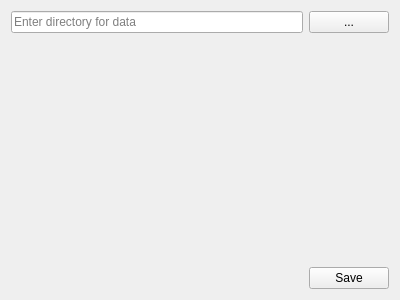
<?xml version="1.0" encoding="UTF-8"?>
<ui version="4.0">
 <class>SettingsFrame</class>
 <widget class="QFrame" name="SettingsFrame">
  <property name="geometry">
   <rect>
    <x>0</x>
    <y>0</y>
    <width>400</width>
    <height>300</height>
   </rect>
  </property>
  <property name="windowTitle">
   <string>Frame</string>
  </property>
  <layout class="QVBoxLayout" name="verticalLayout">
   <item>
    <layout class="QHBoxLayout" name="horizontalLayout">
     <item>
      <widget class="QLineEdit" name="directoryLineEdit">
       <property name="placeholderText">
        <string>Enter directory for data</string>
       </property>
      </widget>
     </item>
     <item>
      <widget class="QPushButton" name="directoryButton">
       <property name="text">
        <string>...</string>
       </property>
      </widget>
     </item>
    </layout>
   </item>
   <item>
    <spacer name="verticalSpacer">
     <property name="orientation">
      <enum>Qt::Orientation::Vertical</enum>
     </property>
     <property name="sizeHint" stdset="0">
      <size>
       <width>20</width>
       <height>213</height>
      </size>
     </property>
    </spacer>
   </item>
   <item>
    <layout class="QHBoxLayout" name="horizontalLayout_2">
     <item>
      <spacer name="horizontalSpacer">
       <property name="orientation">
        <enum>Qt::Orientation::Horizontal</enum>
       </property>
       <property name="sizeHint" stdset="0">
        <size>
         <width>40</width>
         <height>20</height>
        </size>
       </property>
      </spacer>
     </item>
     <item>
      <widget class="QPushButton" name="pushButton">
       <property name="text">
        <string>Save</string>
       </property>
      </widget>
     </item>
    </layout>
   </item>
  </layout>
 </widget>
 <resources/>
 <connections/>
</ui>
